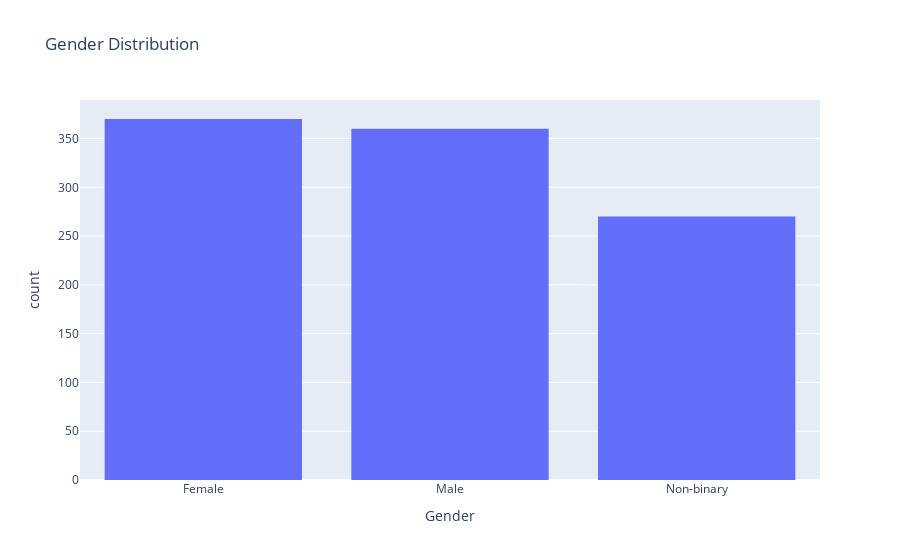

The notebook cell saved with this chart:
### Code cell
plt = px.histogram(df, x='Gender', title='Gender Distribution')
plt.show()

### Figure 1 — Plotly figure (JSON) as saved in the notebook; plotly's stock layout.template omitted (floating-point values rounded to 4 significant figures; data arrays with more than 128 entries replaced by an {"elided": "..."} marker saying what was removed)
{"data": [{"alignmentgroup": "True", "bingroup": "x", "hovertemplate": "Gender=%{x}<br>count=%{y}<extra></extra>", "legendgroup": "", "marker": {"color": "#636efa", "pattern": {"shape": ""}}, "name": "", "offsetgroup": "", "orientation": "v", "showlegend": false, "type": "histogram", "x": {"elided": "1000 str values"}, "xaxis": "x", "yaxis": "y"}], "layout": {"barmode": "relative", "legend": {"tracegroupgap": 0}, "title": {"text": "Gender Distribution"}, "xaxis": {"anchor": "y", "domain": [0, 1], "title": {"text": "Gender"}}, "yaxis": {"anchor": "x", "domain": [0, 1], "title": {"text": "count"}}}}
